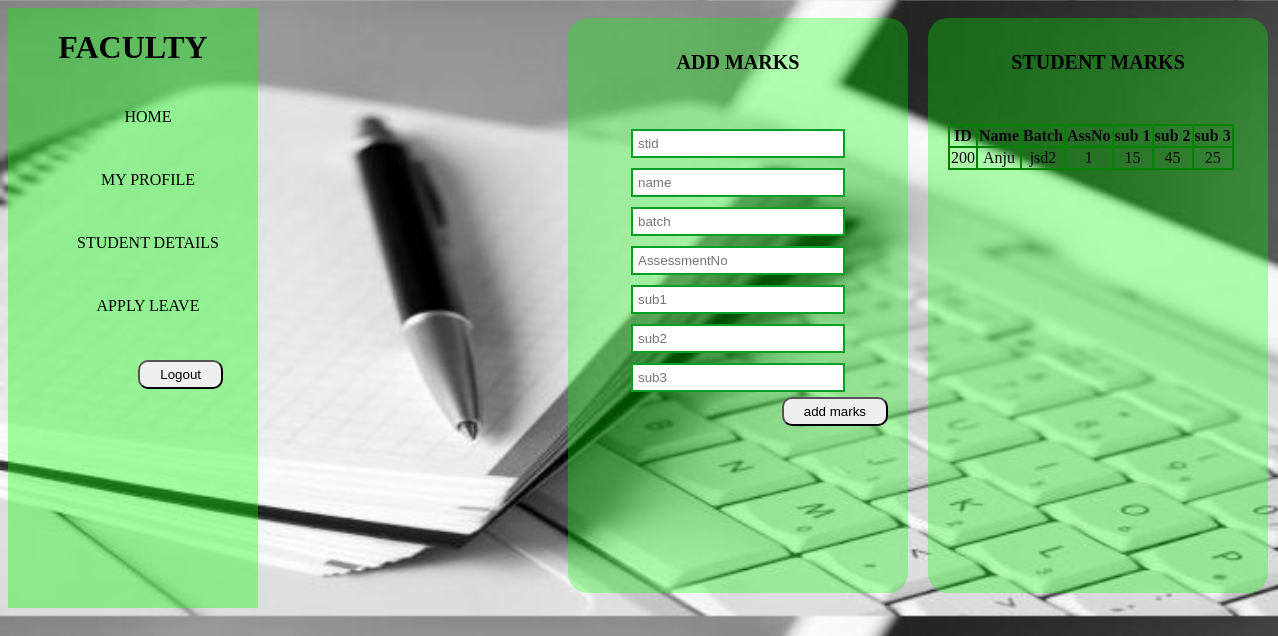
The page /view_stud_marks.php on the database its author committed.
### tables this page shows
CREATE TABLE `mark` (
  `stid` int(11) NOT NULL,
  `name` varchar(15) NOT NULL,
  `batch` varchar(5) NOT NULL,
  `assno` int(11) NOT NULL,
  `sub1` int(11) NOT NULL,
  `sub2` int(11) NOT NULL,
  `sub3` int(11) NOT NULL
);

### view_stud_marks.php (the view, shortened to what this page needs)
<!DOCTYPE html>
<html>
<head>
<link rel="stylesheet"  href="css/style.css">
</head>
<body class="bd">
    <div style="display: inline-flex">
        <div class="b">
            <h1>FACULTY</h1>
            <ul>
                <li><a href="faculty_home.php"> HOME</a></li>
                <li><a href="fac_profile.php">MY PROFILE</a></li>
                <li><a href="#">STUDENT DETAILS</a>
                                </li>
                        </ul>
                     </div>
                    <li><a href="fac_applyleave.php">APPLY LEAVE</a></li>
                    <li><form action="logout.php" method="post">
                             <input type="submit" value="Logout" name="logout" class="sbm" >
                        </form>
                    </li>
        </div>
        <div class="form">
            <h1> ADD MARKS</h1>
            <form action="addfaculty.php" method="post">
                <br><br>
                <input type="text" placeholder="stid" name="stid" class="inp">
				<input type="text" placeholder="name" name="name" class="inp">
				<input type="text" placeholder="batch" name="batch" class="inp">
                <input type="text" placeholder="AssessmentNo" name="assno" class="inp">
                <input type="text" placeholder="sub1" name="sub1" class="inp">
                <input type="text" placeholder="sub2" name="sub2" class="inp">
                <input type="text" placeholder="sub3" name="sub3" class="inp">
                <input type="submit" value="add marks" name="addmark" class="sbm">
            </form>
        </div>
        <div class="form">
            <h1> STUDENT MARKS</h1><br><br>
            <table style="color:rgb(10, 10, 10)" >
                <thead>
                    <tr>
                    <th>ID</th>
                    <th>Name</th>
					<th>Batch</th>
                    <th>AssNo</th>
                    <th>sub 1</th>
                    <th>sub 2</th>
                    <th>sub 3</th>
                    </tr>
                </thead>
                <tbody>
                    <tr>
							<?php
					include_once 'connection.php';
					$sql="select * from mark";
					$result = mysqli_query($conn, $sql);
					while($row = mysqli_fetch_assoc($result))
					{
						?>
					<tr>
                        <td> <?php echo $row['stid']?></td>
                        <td><?php echo $row['name']?></td>
                        <td><?php echo $row['batch']?></td>
                        <td><?php echo $row['assno']?></td>
                        <td><?php echo $row['sub1']?></td>
                        <td><?php echo $row['sub2']?></td>
						<td><?php echo $row['sub3']?></td>
                    </tr>
                    <?php } ?>
                </tbody>
            </table>
        </div>
</body>
</html>

### css/style.css (style rules this page uses)
.bd { background-image:url(../img/log2.jpeg); background-size:cover; }
.b { width:250px; height:600px; background-color:rgba(0, 255, 0, 0.37); text-align:center; }
.b ul { display:block; list-style-type:none; }
.b ul li { width:150px; padding:20px; border-radius:20px; margin:5px; }
.b ul li a { text-decoration:none; color:black; }
.form { width:300px; height:535px; position:relative; left:300px; text-align:center; padding:20px; margin:10px; background-color:rgba(0,255,0,.3); border-radius:20px; }
.form h1 { font-size:20px; }
.inp { width:200px; padding:5px; margin:5px; outline:none; border:2px solid rgb(5, 160, 38); transition:1s; }
.sbm { padding:5px 20px; float:right; border-radius:10px; }

### view_stud_marks.php (style rules this page uses)
table,th,td { border:2px solid green; border-collapse:collapse; text-align:center; }

### rows shown on the page
mark: stid "200", name "Anju", batch "jsd2", assno "1", sub1 "15", sub2 "45", sub3 "25"
